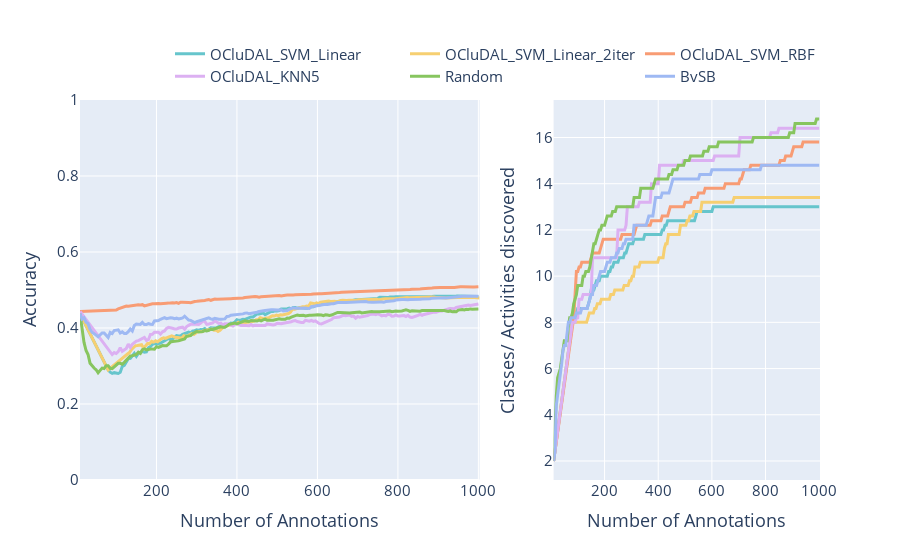

Here is the notebook cell this chart was saved with:
### Code cell
import os
import pandas as pd
import plotly.graph_objects as go
from plotly.subplots import make_subplots
import numpy as np

folder = 'Results/OverallCA/SPHERE'

# Get all csv files
files = os.listdir(folder)

import plotly.express as px
pastel = px.colors.qualitative.Pastel

# color key
color_key = {
    'OCluDAL_SVM_Linear': pastel[0],
    'OCluDAL_SVM_Linear_2iter': pastel[1],
    'OCluDAL_SVM_RBF': pastel[2],
    'OCluDAL_KNN5': pastel[3],
    'Random': pastel[4],
    'BvSB': pastel[5]
}

# Calculate average across 5 iterations
OCluDAL_SVM_Linear = []
OCluDAL_SVM_Linear_2iter = []
OCluDAL_SVM_RBF = []
OCluDAL_KNN5 = []
Random = []
BvSB = []

for file in files:
    df = pd.read_csv(f'{folder}\\{file}')
    method = file.split('_')[0]
    if method == 'OCluDAL':
        if 'Linear' in file:
            if '2iter' in file:
                OCluDAL_SVM_Linear_2iter.append(df)
            else:
                OCluDAL_SVM_Linear.append(df)
        elif 'RBF' in file:
            OCluDAL_SVM_RBF.append(df)
        elif 'KNN5' in file:
            OCluDAL_KNN5.append(df)
    elif method == 'Random':
        Random.append(df)
    elif method == 'BvSB':
        BvSB.append(df)

OCluDAL_SVM_Linear = pd.concat(OCluDAL_SVM_Linear)
OCluDAL_SVM_Linear_2iter = pd.concat(OCluDAL_SVM_Linear_2iter)
OCluDAL_SVM_RBF = pd.concat(OCluDAL_SVM_RBF)
OCluDAL_KNN5 = pd.concat(OCluDAL_KNN5)
Random = pd.concat(Random)
BvSB = pd.concat(BvSB)

OCluDAL_SVM_Linear = OCluDAL_SVM_Linear.groupby('Number of Annotations').mean(numeric_only=True).reset_index()
OCluDAL_SVM_Linear_2iter = OCluDAL_SVM_Linear_2iter.groupby('Number of Annotations').mean(numeric_only=True).reset_index()
OCluDAL_SVM_RBF = OCluDAL_SVM_RBF.groupby('Number of Annotations').mean(numeric_only=True).reset_index()
OCluDAL_KNN5 = OCluDAL_KNN5.groupby('Number of Annotations').mean(numeric_only=True).reset_index()
Random = Random.groupby('Number of Annotations').mean(numeric_only=True).reset_index()
BvSB = BvSB.groupby('Number of Annotations').mean(numeric_only=True).reset_index()

# Map dfs to colors
dfs = [OCluDAL_SVM_Linear, OCluDAL_SVM_Linear_2iter, OCluDAL_SVM_RBF, OCluDAL_KNN5, Random, BvSB]
color_keys = ['OCluDAL_SVM_Linear', 'OCluDAL_SVM_Linear_2iter', 'OCluDAL_SVM_RBF', 'OCluDAL_KNN5', 'Random', 'BvSB']

fig = make_subplots(cols=2, rows=1, column_widths=[0.6, 0.4])

for df, file in zip(dfs, color_keys):
    color = color_key[file]

    fig.add_trace(go.Scatter(
        x=df['Number of Annotations'],
        y=df['Accuracy'], 
        name=file, 
        line=dict(color=color, width=3)),
        row=1,
        col=1)

    # df = df[df['Number of Annotations'] <= 500]
    fig.add_trace(go.Scatter(
        x=df['Number of Annotations'],
        y=df['Classes'], 
        showlegend=False,
        line=dict(color=color, width=3)),
        row=1,
        col=2)


# Update ylim and set axis labels
fig.update_yaxes(range=[0, 1], row=1, col=1)
fig.update_xaxes(title_text='Number of Annotations')
fig.update_yaxes(title_text='Accuracy', row=1, col=1)
fig.update_yaxes(title_text='Classes/ Activities discovered', row=1, col=2)

# Horizontal legend
fig.update_layout(legend=dict(
    orientation="h",
    yanchor="bottom",
    y=1.02,
    xanchor="right",
    x=1
))

fig.update_layout(font_size=15)
fig.show()
fig.write_image('sampling_validation.png', width=1500, height=600, scale=3)

### Figure 1 — Plotly figure (JSON) as saved in the notebook; plotly's stock layout.template omitted (floating-point values rounded to 4 significant figures; data arrays with more than 128 entries replaced by an {"elided": "..."} marker saying what was removed)
{"data": [{"line": {"color": "rgb(102, 197, 204)", "width": 3}, "name": "OCluDAL_SVM_Linear", "type": "scatter", "x": {"elided": "186 int values"}, "xaxis": "x", "y": {"elided": "186 float values"}, "yaxis": "y"}, {"line": {"color": "rgb(102, 197, 204)", "width": 3}, "showlegend": false, "type": "scatter", "x": {"elided": "186 int values"}, "xaxis": "x2", "y": {"elided": "186 float values"}, "yaxis": "y2"}, {"line": {"color": "rgb(246, 207, 113)", "width": 3}, "name": "OCluDAL_SVM_Linear_2iter", "type": "scatter", "x": {"elided": "178 int values"}, "xaxis": "x", "y": {"elided": "178 float values"}, "yaxis": "y"}, {"line": {"color": "rgb(246, 207, 113)", "width": 3}, "showlegend": false, "type": "scatter", "x": {"elided": "178 int values"}, "xaxis": "x2", "y": {"elided": "178 float values"}, "yaxis": "y2"}, {"line": {"color": "rgb(248, 156, 116)", "width": 3}, "name": "OCluDAL_SVM_RBF", "type": "scatter", "x": {"elided": "186 int values"}, "xaxis": "x", "y": {"elided": "186 float values"}, "yaxis": "y"}, {"line": {"color": "rgb(248, 156, 116)", "width": 3}, "showlegend": false, "type": "scatter", "x": {"elided": "186 int values"}, "xaxis": "x2", "y": {"elided": "186 float values"}, "yaxis": "y2"}, {"line": {"color": "rgb(220, 176, 242)", "width": 3}, "name": "OCluDAL_KNN5", "type": "scatter", "x": {"elided": "186 int values"}, "xaxis": "x", "y": {"elided": "186 float values"}, "yaxis": "y"}, {"line": {"color": "rgb(220, 176, 242)", "width": 3}, "showlegend": false, "type": "scatter", "x": {"elided": "186 int values"}, "xaxis": "x2", "y": {"elided": "186 float values"}, "yaxis": "y2"}, {"line": {"color": "rgb(135, 197, 95)", "width": 3}, "name": "Random", "type": "scatter", "x": {"elided": "199 int values"}, "xaxis": "x", "y": {"elided": "199 float values"}, "yaxis": "y"}, {"line": {"color": "rgb(135, 197, 95)", "width": 3}, "showlegend": false, "type": "scatter", "x": {"elided": "199 int values"}, "xaxis": "x2", "y": {"elided": "199 float values"}, "yaxis": "y2"}, {"line": {"color": "rgb(158, 185, 243)", "width": 3}, "name": "BvSB", "type": "scatter", "x": {"elided": "199 int values"}, "xaxis": "x", "y": {"elided": "199 float values"}, "yaxis": "y"}, {"line": {"color": "rgb(158, 185, 243)", "width": 3}, "showlegend": false, "type": "scatter", "x": {"elided": "199 int values"}, "xaxis": "x2", "y": {"elided": "199 float values"}, "yaxis": "y2"}], "layout": {"font": {"size": 15}, "legend": {"orientation": "h", "x": 1, "xanchor": "right", "y": 1.02, "yanchor": "bottom"}, "xaxis": {"anchor": "y", "domain": [0, 0.54], "title": {"text": "Number of Annotations"}}, "xaxis2": {"anchor": "y2", "domain": [0.64, 1], "title": {"text": "Number of Annotations"}}, "yaxis": {"anchor": "x", "domain": [0, 1], "range": [0, 1], "title": {"text": "Accuracy"}}, "yaxis2": {"anchor": "x2", "domain": [0, 1], "title": {"text": "Classes/ Activities discovered"}}}}
